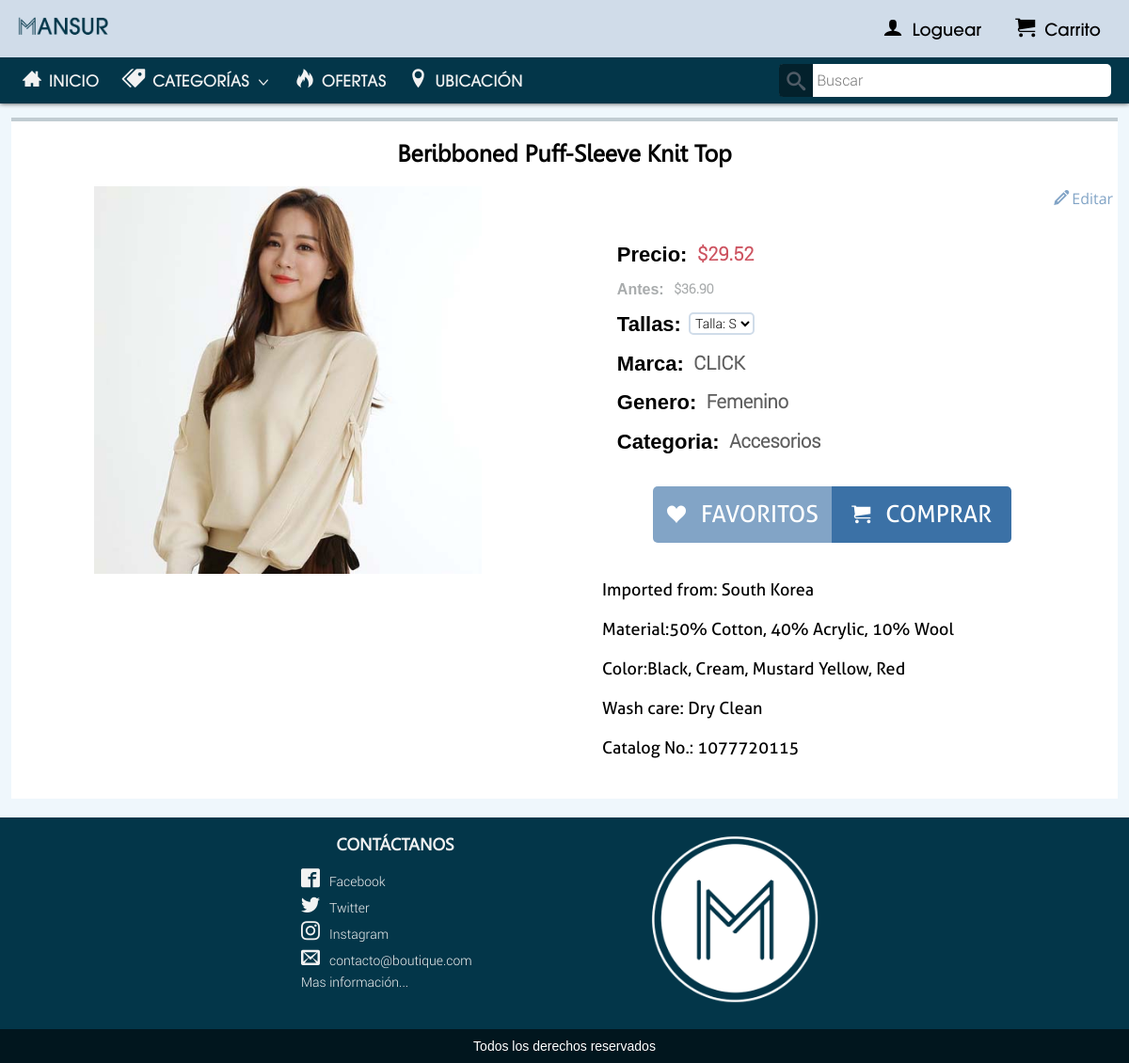
The page /PAG/producto.php?id=53 on the database its author committed.
### tables this page shows
CREATE TABLE IF NOT EXISTS `articulo` (
  `art_id` int(11) NOT NULL AUTO_INCREMENT,
  `fecha` date NOT NULL,
  `nombre` varchar(50) NOT NULL,
  `marca` varchar(20) NOT NULL,
  `precio` decimal(6,2) NOT NULL,
  `descuento` int(3) NOT NULL,
  `descripcion` text NOT NULL,
  `img` varchar(250) NOT NULL,
  `cat_id` int(5) NOT NULL,
  `ge_id` int(5) NOT NULL,
  `estado` tinyint(1) NOT NULL,
  `tallas` tinyint(1) NOT NULL,
  `cantidad` int(5) NOT NULL,
  PRIMARY KEY (`art_id`),
  KEY `cat_id` (`cat_id`),
  KEY `ge_id` (`ge_id`),
  FULLTEXT KEY `nombre` (`nombre`,`marca`)
);

CREATE TABLE IF NOT EXISTS `genero` (
  `ge_id` int(5) NOT NULL AUTO_INCREMENT,
  `genero` varchar(20) NOT NULL,
  PRIMARY KEY (`ge_id`)
);

CREATE TABLE IF NOT EXISTS `categoria` (
  `cat_id` int(5) NOT NULL AUTO_INCREMENT,
  `categoria` varchar(20) NOT NULL,
  PRIMARY KEY (`cat_id`)
);

### PAG/ELE/menu.php (the view, shortened to what this page needs)
<div id="HE">
    <ul>
        <li>
            <a href="carrito.php"><span class="icon-cart"></span>Carrito</a>
        </li>
        <li>
            <a href="login.php"><span class="icon-user"></span>Loguear</a>
        </li>
        <li class="I"><img src="../RECU/IMG/PNG/Nombre.png"></li>
    </ul>
</div>
    <div class="ME">
        <ul>
            <li class="BU">
                <div class="BA">
                <form method="POST" action="">
                  <button class="IC" name="buscar" value="buscar"><span class="icon-bus"></span></button>
                  <input type="search" id="BUS" name="busqueda" placeholder="Buscar"/>
                </form>
                </div>
            </li>
            <li><a href="../index.php"><span class="icon-ini"></span>INICIO</a></li>
            <li class="CAM">
                <a id="ca"><span class="icon-eti"></span>CATEGORÍAS<span class="icon-fle"></span></a>
            </li>
            <li><a href="ofertas.php"><span class="icon-ofe"></span>OFERTAS</a></li>
            <li><a href="ubicacion.php"><span class="icon-local"></span>UBICACIÓN</a></li>
        </ul>
    </div>

### PAG/ELE/pro.php (shortened to what this page needs)
<?php
    include "../RECU/ELE/BD.php";
    $id = $_GET['id'];
    $sql = "SELECT * FROM articulo WHERE art_id = '$id'";
    $result = mysqli_query($con,$sql);
      while($mostrar=mysqli_fetch_assoc($result)){
        $editar = 'editar.php?id='.$mostrar['art_id'];
        $cat_id = $mostrar['cat_id'];
        $ge_id =$mostrar['ge_id'];
        $estado = $mostrar['estado'];
        $porcentaje = $mostrar['descuento'] / 100;
        $precio = $mostrar['precio'];
        $descuento = $precio * $porcentaje;
        $des = bcdiv($descuento, '1', 2);
        $nprecio = $precio - $des;
        ?>
  <div id="ES1">
  <h1><?php echo $mostrar['nombre']?></h1>
  <div class="ADM">
    <ul>
        <li><a href="../USER/<?php echo $editar;?>"><span class="icon-edit"></span>Editar</a></li>
    </ul>
  </div>
  <div class="DEF">
    <img src="../RECU/IMG/<?php echo $mostrar['img']?>">
  </div>
  <div class="DET">
    <ul class="L">
          <?php if ($porcentaje > 0):?>
              <li class="pre"><h2>Precio:</h2><h3>$<?php echo $nprecio?></h3></li>
              <li class="ant"><h2>Antes:</h2><h3>$<?php echo $mostrar['precio']?></h3></li>
            <?php else:?>
              <li class="pre"><h2>Precio:</h2><h3>$<?php echo $mostrar['precio']?></h3></li>
          <?php endif ?>
        <ul class="T">
            <li class="H"><h2>Tallas:</h2></li>
            <li>
                <select class="tallas">
                    <option value="1">Talla: S</option>
                </select>
            </li>
        </ul>
        <li><h2>Marca:</h2><h3><?php echo $mostrar['marca']?></h3></li>
        <?php
        $sql2 = "SELECT * FROM genero WHERE ge_id = '$ge_id'";
        $genero = mysqli_query($con,$sql2);
        while($gen=mysqli_fetch_assoc($genero)){?>
          <li><h2>Genero:</h2><h3><?php echo $gen['genero']?></h3></li>
        <?php } ?>
        <?php
        $sql1 = "SELECT * FROM categoria WHERE cat_id = '$cat_id'";
        $categoria = mysqli_query($con,$sql1);
        while($cat=mysqli_fetch_assoc($categoria)){?>
          <li><h2>Categoria:</h2><h3><?php echo $cat['categoria']?></h3></li>
        <?php } ?>
        <ul class="B">
          <?php if ($estado == 1):?>
            <li><button type="submit" id="F"><span class="icon-fav"></span>FAVORITOS</button></li>
            <li class="S"><button type="submit" id="C"><span class="icon-cart"></span>COMPRAR</button></li>
          <?php else:?>
            <li><button type="submit" id="F"><span class="icon-fav"></span>FAVORITOS</button></li>
            <li class="S"><button type="submit" id="I">INACTIVO</button></li>
          <?php endif ?>
        </ul>
    </ul>
    <p><?php echo nl2br($mostrar['descripcion'])?></p>
  </div>
</div>
<?php } ?>

### RECU/CSS/S2.css (style rules this page uses)
@media screen and (-webkit-min-device-pixel-ratio:0) { * { margin: 0; padding: 0; } }
@media screen and (-webkit-min-device-pixel-ratio:0) { .DEF { width: 50%; position:relative; float: left; } }
@media screen and (-webkit-min-device-pixel-ratio:0) { .DEF img { width: 70%; margin-left: 15%; } }
@media screen and (-webkit-min-device-pixel-ratio:0) { .ADM { width: 10%; position: static; float: right; margin-right: 0.5%; } }
@media screen and (-webkit-min-device-pixel-ratio:0) { .ADM ul { float: right; } }
@media screen and (-webkit-min-device-pixel-ratio:0) { .ADM ul li { float: right; margin: 2px; } }
@media screen and (-webkit-min-device-pixel-ratio:0) { .ADM ul li span { margin-right: 5%; } }
@media screen and (-webkit-min-device-pixel-ratio:0) { .ADM ul li a { color: #82A4C6; font-size: 16px; font-style: bold; font-family:'Open Sans', 'Bahnschrift', 'Arial'; font-style: bold; } }
@media screen and (-webkit-min-device-pixel-ratio:0) { .DET { width: 50%; position:relative; float: left; } }
@media screen and (-webkit-min-device-pixel-ratio:0) { .DET ul { overflow: hidden; list-style: none; width: 80%; margin: 0px auto; margin-top: 3%; } }
@media screen and (-webkit-min-device-pixel-ratio:0) { .DET ul li { margin-left: 10%; margin-top:3%; width: 100%; } }
@media screen and (-webkit-min-device-pixel-ratio:0) { .DET ul li h2 { float: left; color: black; font-size: 22px; font-family: 'Bahnschrift SemiBold', 'Arial'; text-align: left; } }
@media screen and (-webkit-min-device-pixel-ratio:0) { .DET ul li h3 { float: left; font-size: 20px; font-family:'Roboto', 'Noto', 'Arial', 'sans-serif;'; text-align: left; margin-left: 2%; color: #5e5e5e; } }
@media screen and (-webkit-min-device-pixel-ratio:0) { .DET ul.L li.pre h3 { color: #CD5360; } }
@media screen and (-webkit-min-device-pixel-ratio:0) { .DET ul.L li.ant h2 { color: #a9acad; font-size: 16px; } }
@media screen and (-webkit-min-device-pixel-ratio:0) { .DET ul.L li.ant h3 { color: #a9acad; font-size: 14px; } }
@media screen and (-webkit-min-device-pixel-ratio:0) { .DET ul.T { margin-top: 6.2%; } }
@media screen and (-webkit-min-device-pixel-ratio:0) { .DET ul.B { margin: 0px auto; } }
@media screen and (-webkit-min-device-pixel-ratio:0) { .DET ul.T li { float: left; margin-left: 2%; width: 14%; } }
@media screen and (-webkit-min-device-pixel-ratio:0) { .DET ul.T li.H { float: left; margin-left: 0%; margin-right: 0%; } }
@media screen and (-webkit-min-device-pixel-ratio:0) { .DET ul.T li select { margin-left: 0%; } }
@media screen and (-webkit-min-device-pixel-ratio:0) { .DET ul.B li { float: left; width: 40%; margin-top:7%; margin-bottom: 4%; } }
@media screen and (-webkit-min-device-pixel-ratio:0) { .DET ul.B li.S { float: left; margin-left: 0%; width: 40%; margin-top:7%; margin-bottom: 4%; } }
@media screen and (-webkit-min-device-pixel-ratio:0) { .DET ul.B li span { color: white; font-size: 20px; margin-right: 10%; } }
@media screen and (-webkit-min-device-pixel-ratio:0) { .DET ul.B li button#F { font-family:'Aller', 'Bahnschrift SemiBold', 'Arial'; color: white; font-size: 25px; padding: 15px; background: #82a4c6; border-top-left-radius: 5px; border-bottom-left-radius: 5px; width: 100%; border: none; -webkit-transition: all .15s ease; -moz-transition: all .15s ease; -ms-transition: all .15s ease; -o-transition: all .15s ease; transition: all .15s ease; } }
@media screen and (-webkit-min-device-pixel-ratio:0) { .DET ul.B li button#C { font-family:'Aller', 'Bahnschrift SemiBold', 'Arial'; color: white; font-size: 25px; padding: 15px; background: #3B71A6; border-top-right-radius: 5px; border-bottom-right-radius: 5px; width: 100%; border: none; -webkit-transition: all .15s ease; -moz-transition: all .15s ease; -ms-transition: all .15s ease; -o-transition: all .15s ease; transition: all .15s ease; } }
@media screen and (-webkit-min-device-pixel-ratio:0) { .DET p { color: black; font-size: 20px; font-family: 'Aller', 'Bahnschrift SemiBold', 'Arial'; text-align: left; } }

### rows shown on the page
articulo: nombre "Beribboned Puff-Sleeve Knit Top", img (picture), nprecio "29.52", precio "36.90", marca "CLICK", estado 1 (drawn), descripcion "Imported from: South Korea Material:50% Cotton, 40% Acrylic, 10% Wool Color:Black, Cream, Mustard Yellow, Red Wash care: Dry Clean Catalog No.: 1077720115"
genero: genero "Femenino"
categoria: categoria "Accesorios"
